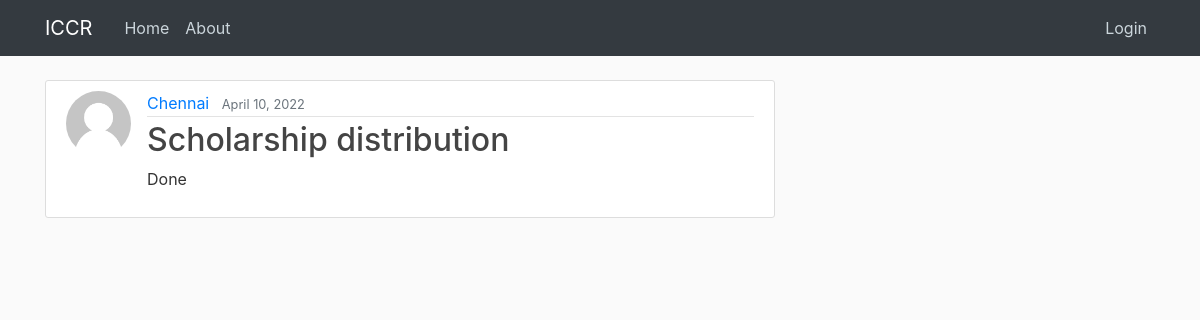
The app's page /post/1/ with its own data.
### central/models.py (models this page shows, shortened)
class Post(models.Model):
    title = models.CharField(max_length=100)
    content = models.TextField()
    date_posted = models.DateTimeField(default=timezone.now)
    author = models.ForeignKey(User, on_delete=models.CASCADE)

### users/models.py (models this page shows, shortened)
class Profile(models.Model):
    user = models.OneToOneField(User, on_delete=models.CASCADE)
    image = models.ImageField(default="default.jpg", upload_to="profile_pics")

### central/views.py (the view)
# urls.py: path("post/<int:pk>/", PostDetailView.as_view(), name="post-detail"),
class PostDetailView(DetailView):
    model = Post

### central/templates/central/post_detail.html (shortened to what this page needs)
{%extends "central/base.html" %} {% block content%}
<article class="media content-section">
  <img
    src="{{object.author.profile.image.url}}"
    class="rounded-circle article-img"
  />
  <div class="media-body">
    <div class="article-metadata">
      <a class="mr-2" href="{% url 'user-posts' post.author.username%}"
        >{{ object.author }}</a
      >
      <small class="text-muted">{{ object.date_posted|date:"F d, Y" }}</small>
    </div>
    <h2 class="article-title">{{ object.title }}</h2>
    <p class="article-content">{{ object.content }}</p>
  </div>
</article>
{% endblock%}

### central/static/central/main.css (style rules this page uses)
body { background: #fafafa; color: #333333; margin-top: 5rem; }
h1, h2, h3, h4, h5, h6 { color: #444444; }
.content-section { background: #ffffff; padding: 10px 20px; border: 1px solid #dddddd; border-radius: 3px; margin-bottom: 20px; }
.article-title { color: #444444; }
.article-content { white-space: pre-line; }
.article-img { height: 65px; width: 65px; margin-right: 16px; }
.article-metadata { padding-bottom: 1px; margin-bottom: 4px; border-bottom: 1px solid #e3e3e3; }

### records on screen
Post: author.profile.image (placeholder picture), author "Chennai", date_posted "April 10, 2022", title "Scholarship distribution", content "Done"
